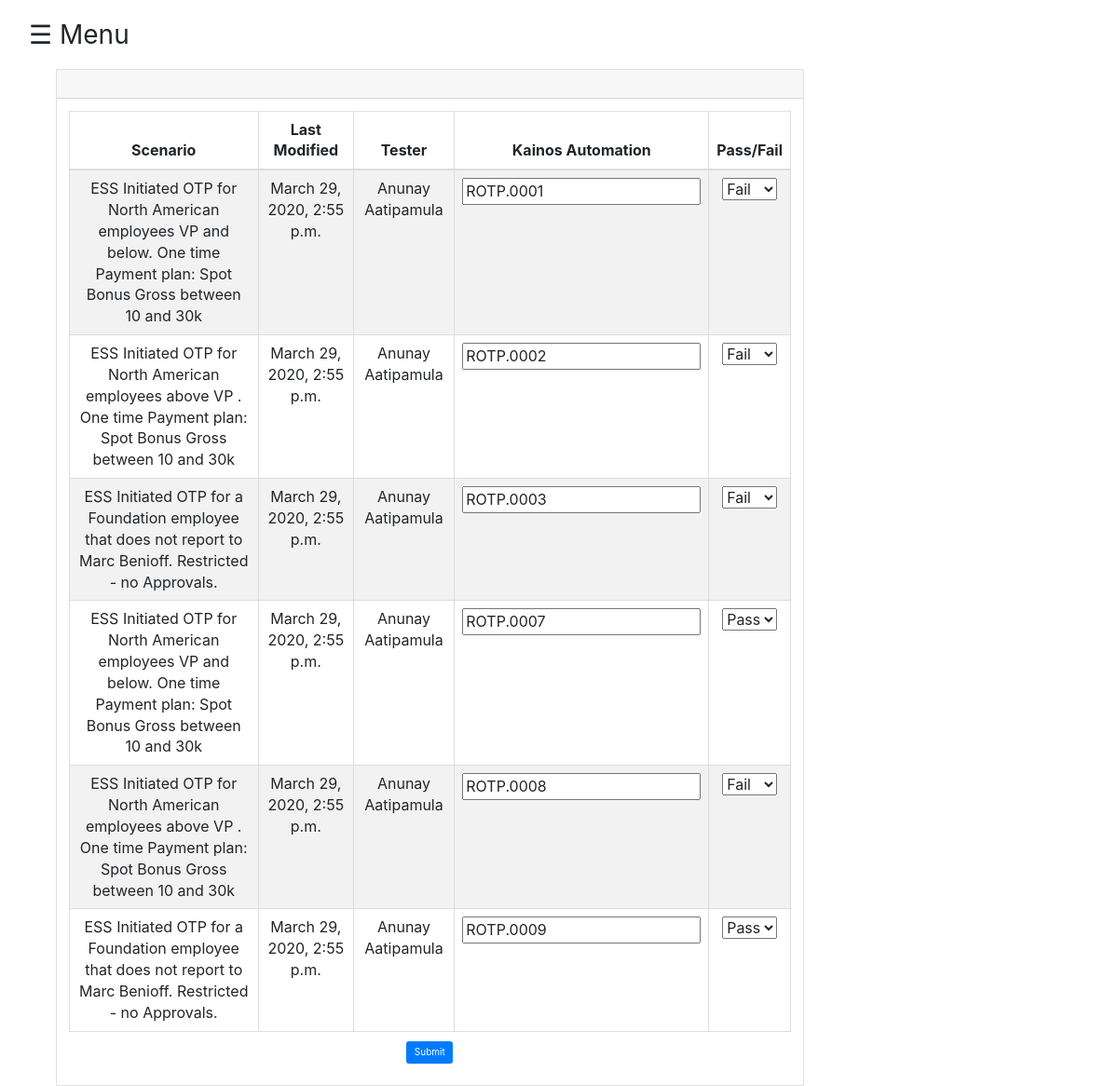
Page /edit/HCM (signed in) on the earlier database version.
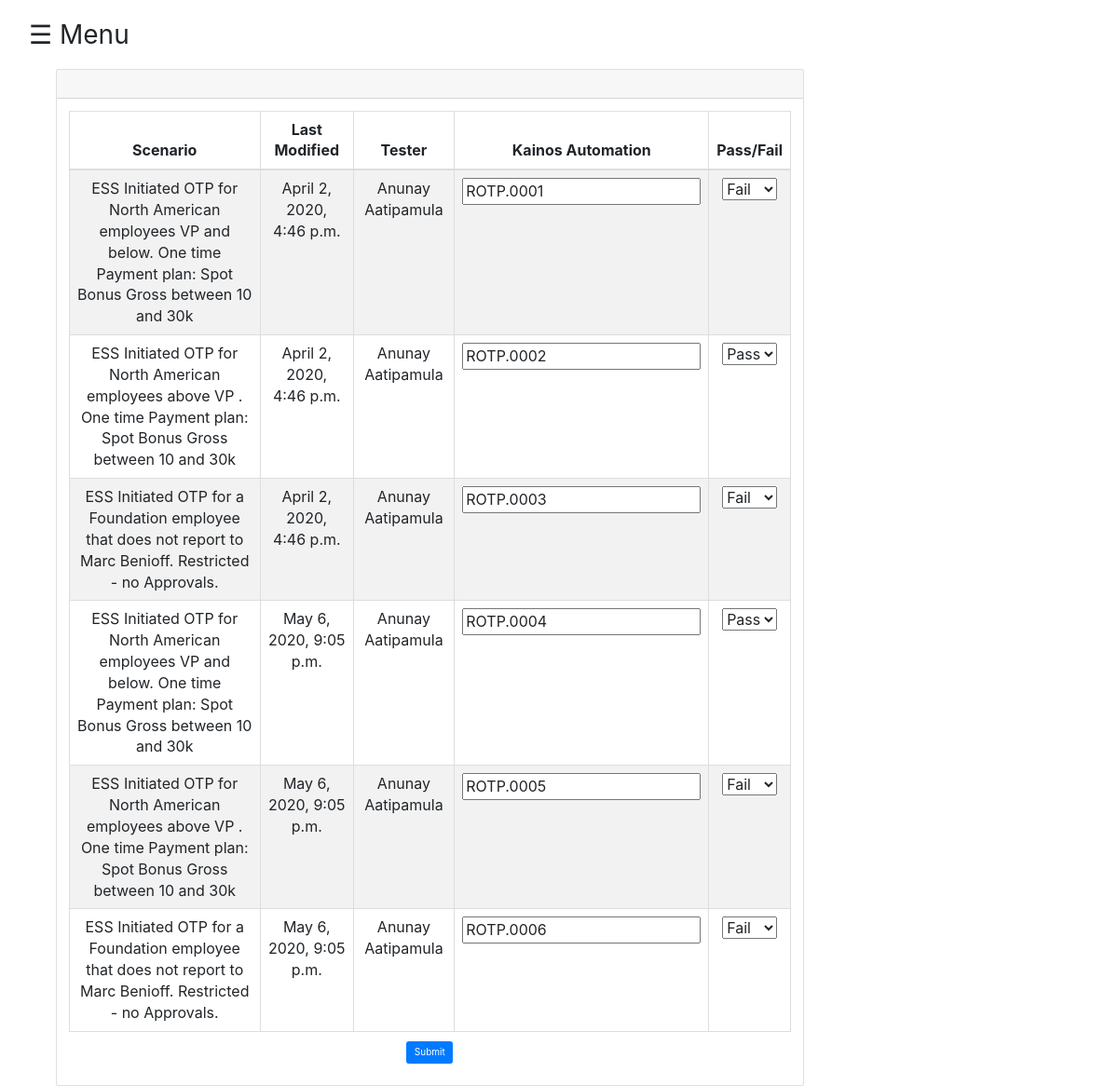
Same page on the later database version.
### test_cases/models.py (models this page shows, shortened)
class Tracker(models.Model):
    choices =(("Pass","Pass"),("Fail","Fail"))
    name = models.CharField('Name',max_length=100,null=True)
    email = models.CharField('Email',max_length=100,null=True)
    module = models.CharField('Module',max_length=100,null=True)
    category = models.CharField('Category',max_length=100,null=True)
    scenario = models.CharField('Scenario',max_length = 1000,null=True)
    kainos_id = models.CharField("Kainos Automated TC ID",max_length = 200,null=True)
    last_modified = models.DateTimeField('Last Modified',null=True)
    result = models.CharField('Result',choices = choices,max_length=10,null=True)
    uuid = models.CharField('uuid',max_length = 1000,null=True) #models.ForeignKey(Session,on_delete=models.CASCADE)

### test_cases/views.py (the view, shortened to what this page needs)
# urls.py: path('edit/<str:module>', views.edit, name='edit'),
@permission_required('test_cases.can_view', login_url='/login/')
def edit(request,module):
    if(request.method=="GET"):
        if(module == 'All'):
            records = Tracker.objects.all()
        else:
            records = Tracker.objects.filter(module=module)
        return render(request, 'test_cases/edit.html', {'records':records,"module":module})

### test_cases/templates/test_cases/edit.html (shortened to what this page needs)
{% extends 'test_cases/base.html' %}
{% block content %}
<div class="col-xs-9">
<div class="card">
    <h3 class="card-header text-center font-weight-bold text-uppercase py-4">{{category}}</h3>
    <div class="card-body">
      <div id="table" class="table-editable">
          <tbody>
            <form action="{% url 'myapp:edit' module%}" method="post" id="trackForm">
                <table class="table table-bordered table-responsive-md table-striped text-center" id="table">
                    <thead>
                      <tr>
                        <th class="text-center">Scenario</th>
                        <th class="text-center">Last Modified</th>
                        <th class="text-center">Tester</th>
                        <th class="text-center">Kainos Automation</th>
                        <th class="text-center">Pass/Fail</th>
                      </tr>
                    </thead>
                {% for row in records%}
                <tr id="row">
                  <td class="pt-3-half" contenteditable="false" id="scenario{{ forloop.counter }}">{{row.scenario}}</td>
                    <td class="pt-3-half" contenteditable="false" id="last_modified{{ forloop.counter }}">{{row.last_modified}}</td>
                    <td class="pt-3-half" contenteditable="false" id="name{{ forloop.counter }}">{{row.name}}</td>
                    <td class="pt-3-half" contenteditable="true" id="kainos_id{{ forloop.counter }}"><input type="text" name="kainos_id{{forloop.counter}}" value="{{row.kainos_id}}" readonly></td>
                    <td>
                      <div class="btn-group">
                              <select class ="result" name="result{{ forloop.counter }}" value="result" id="result{{ forloop.counter }}">
                                {% if row.result == "Pass" %}
                                <option id="option-Pass" value="Pass">Pass</option>
                                {% else %}
                                <option id="option-Fail" value="Fail" >Fail</option>
                                {% endif%}
                              </select>
                          </div>
                    </td>
                  </tr>
                  {% endfor %}
                </tbody>
                    <div class="form-group text-center" style="vertical-align: middle; margin-left: auto;">
                        <button class="btn btn-primary align-self-center"  type="submit" value="Upload" id="submit">Submit</button>
                      </div>
      </div>
    </div>
  </div>
  </div>
  {% endblock %}

Differences in the rows shown:
removed Tracker: scenario "ESS Initiated OTP for North American employees VP and below. One time Payment plan: Spot Bonus Gross between 10 and 30k", last_modified "March 29, 2020, 2:55 p.m.", name "Anunay Aatipamula", kainos_id1 "ROTP.0001", result "Fail"
removed Tracker: scenario "ESS Initiated OTP for North American employees above VP . One time Payment plan: Spot Bonus Gross between 10 and 30k", last_modified "March 29, 2020, 2:55 p.m.", name "Anunay Aatipamula", kainos_id "ROTP.0002", result "Fail"
removed Tracker: scenario "ESS Initiated OTP for a Foundation employee that does not report to Marc Benioff. Restricted - no Approvals.", last_modified "March 29, 2020, 2:55 p.m.", name "Anunay Aatipamula", kainos_id "ROTP.0003", result "Fail"
removed Tracker: scenario "ESS Initiated OTP for North American employees VP and below. One time Payment plan: Spot Bonus Gross between 10 and 30k", last_modified "March 29, 2020, 2:55 p.m.", name "Anunay Aatipamula", kainos_id "ROTP.0007", result "Pass"
removed Tracker: scenario "ESS Initiated OTP for North American employees above VP . One time Payment plan: Spot Bonus Gross between 10 and 30k", last_modified "March 29, 2020, 2:55 p.m.", name "Anunay Aatipamula", kainos_id "ROTP.0008", result "Fail"
removed Tracker: scenario "ESS Initiated OTP for a Foundation employee that does not report to Marc Benioff. Restricted - no Approvals.", last_modified "March 29, 2020, 2:55 p.m.", name "Anunay Aatipamula", kainos_id "ROTP.0009", result "Pass"
added Tracker: scenario "ESS Initiated OTP for North American employees VP and below. One time Payment plan: Spot Bonus Gross between 10 and 30k", last_modified "April 2, 2020, 4:46 p.m.", name "Anunay Aatipamula", kainos_id1 "ROTP.0001", result "Fail"
added Tracker: scenario "ESS Initiated OTP for North American employees above VP . One time Payment plan: Spot Bonus Gross between 10 and 30k", last_modified "April 2, 2020, 4:46 p.m.", name "Anunay Aatipamula", kainos_id "ROTP.0002", result "Pass"
added Tracker: scenario "ESS Initiated OTP for a Foundation employee that does not report to Marc Benioff. Restricted - no Approvals.", last_modified "April 2, 2020, 4:46 p.m.", name "Anunay Aatipamula", kainos_id "ROTP.0003", result "Fail"
added Tracker: scenario "ESS Initiated OTP for North American employees VP and below. One time Payment plan: Spot Bonus Gross between 10 and 30k", last_modified "May 6, 2020, 9:05 p.m.", name "Anunay Aatipamula", kainos_id "ROTP.0004", result "Pass"
added Tracker: scenario "ESS Initiated OTP for North American employees above VP . One time Payment plan: Spot Bonus Gross between 10 and 30k", last_modified "May 6, 2020, 9:05 p.m.", name "Anunay Aatipamula", kainos_id "ROTP.0005", result "Fail"
added Tracker: scenario "ESS Initiated OTP for a Foundation employee that does not report to Marc Benioff. Restricted - no Approvals.", last_modified "May 6, 2020, 9:05 p.m.", name "Anunay Aatipamula", kainos_id "ROTP.0006", result "Fail"
